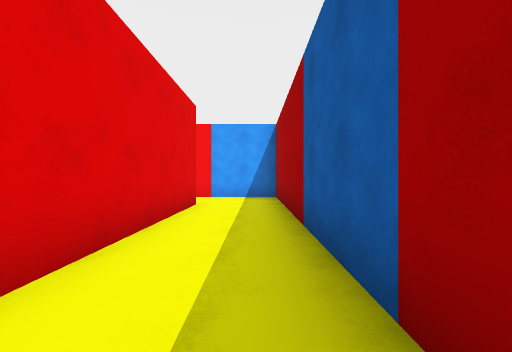
View 1 (above)

12 first-person views from a walk through a scene from a Unity 3-D project. The camera is 1.3 m above the floor, looks level and sees 90° across. The floor is counted in squares, 2 m on a side. Each view is taken from the middle of a square. On the plan, view 1 faces up. The plan holds only what a view shows up to about 9 squares ahead; the rest is blank. The player is left out. Some animated figures are not drawn.

View 2
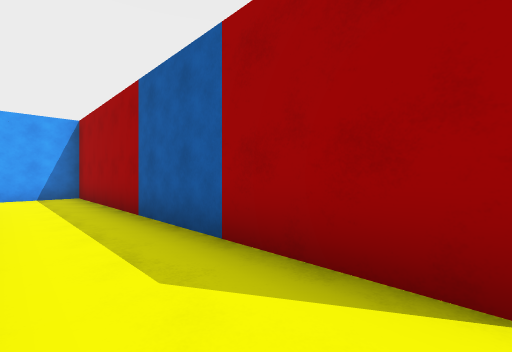

View 3
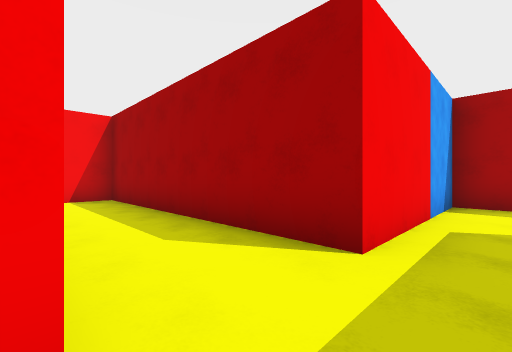

View 4
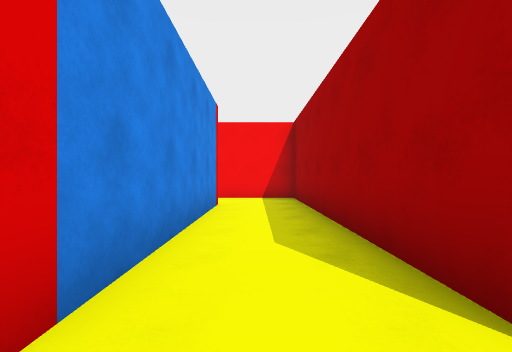

View 5
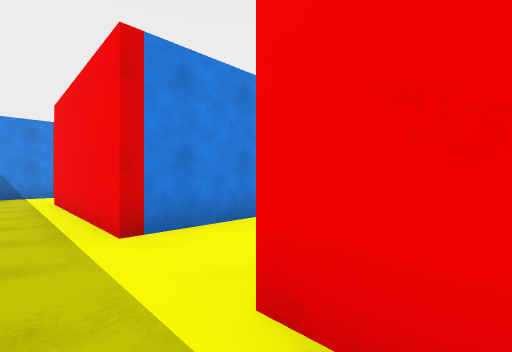

View 6
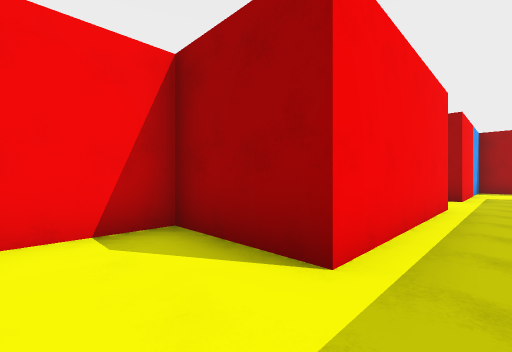

View 7
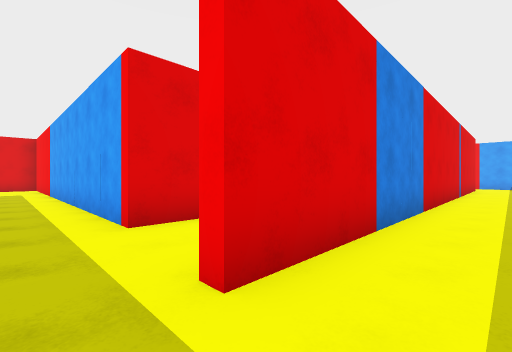

View 8
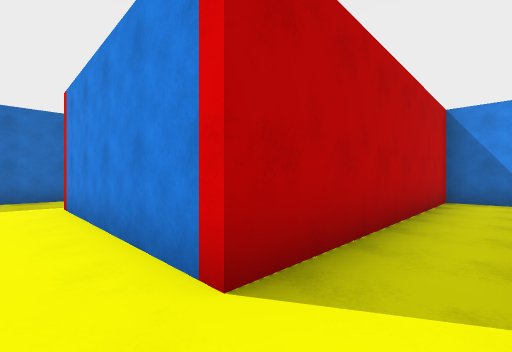

View 9
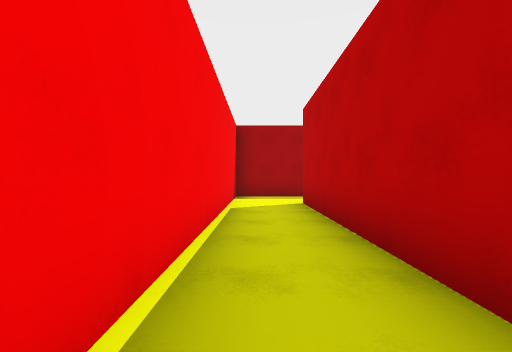

View 10
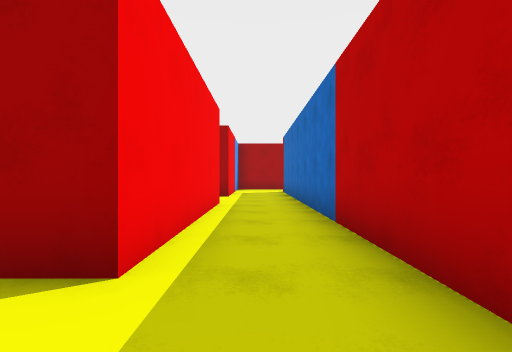

View 11
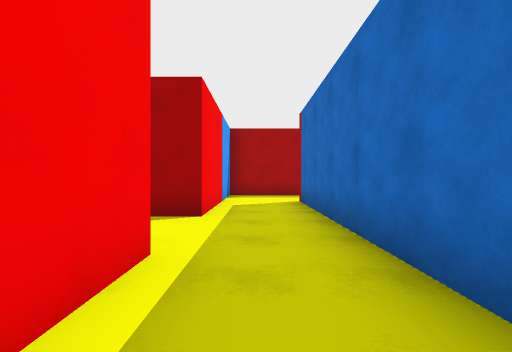

View 12
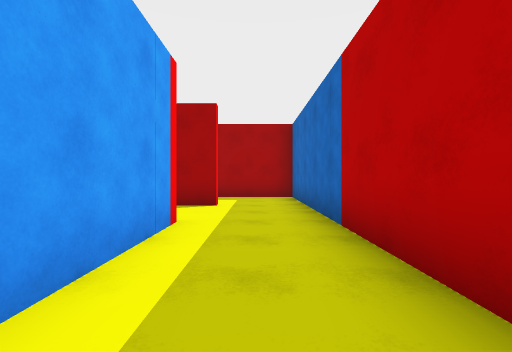

### Floor plan
Points are (right, up) in squares from view 1. A wall is a line through its corners. A room is listed if a view was taken in it or the views show most of it. See-through windows are left out.
Room 1 (view 1)
walls: (-1.4, 3.5) (-1.4, -0.9); (0.6, -1.2) (0.6, 1.1)
ways out: opening at (-0.5, 0.5) to room 2; opening at (-0.5, 4.5) to room 6; opening at (1, 2.5)
Room 2 (views 2, 7)
walls: (2.9, -3.1) (2.9, -0.8)
ways out: opening at (-0.5, 0.5) to room 1; opening at (-2, -1.5) to room 3; opening at (2, -1)
objects: other object (-1, -3); other object (0, -3); other object (1, -3); other object (2, -3)
Room 3 (views 3, 4, 5, 11, 12)
walls: (-8.5, -0.9) (-9.4, -0.9); (-5.9, 7.9) (-8.4, 7.9); (-3.9, -3.1) (-1.6, -3.1); (-2.4, 7.9) (-3.9, 7.9)
ways out: opening at (-2, -1.5) to room 2; opening at (-12, 7) to room 4; opening at (-9.5, 7) to room 4; opening at (-2, 6.5) to room 6; opening at (-9, -2); opening at (-5, 8)
objects: other object (-13, 7); other object (-8, -1); other object (-8, 6); other object (-7, -1); other object (-7, 6); other object (-6, 6); other object (-5, -1); other object (-5, 6); other object (-4, 6); other object (-3, -1); other object (-3, 6)
Room 4 (views 6, 10)
walls: (-10.9, 5.9) (-8.4, 5.9); (-8.4, 7.9) (-10.4, 7.9) (-10.4, 10.1) (-12, 10.1)
ways out: opening at (-12, 7) to room 3; opening at (-9.5, 7) to room 3
Room 5 (views 8, 9)
walls: (-12.6, 12.9) (-5.9, 12.9); (-3.9, 12.6) (-3.9, 14.6) (-11.4, 14.6)
ways out: opening at (-5, 13)
objects: other object (-13, 14)
Room 6 (no view inside)
walls: (-1.4, 5.9) (-1.4, 3.5); (-1.2, 7.9) (-2.4, 7.9); (0.6, 3.4) (0.6, 7.9)
ways out: opening at (-0.5, 4.5) to room 1; opening at (-2, 6.5) to room 3; opening at (-1, 8)

Positions as (right, up) in squares from view 1, and headings:
1: (0, 0), facing up
2: (-1, -1), facing up-right
3: (-6, 7), facing up-right
4: (-5, 7), facing up
5: (-3, 7), facing up-left
6: (-12, 7), facing up-right
7: (2, -2), facing up-left
8: (-5, 14), facing down-left
9: (-12, 14), facing right
10: (-12, 7), facing right
11: (-8, 7), facing right
12: (-5, -2), facing right
